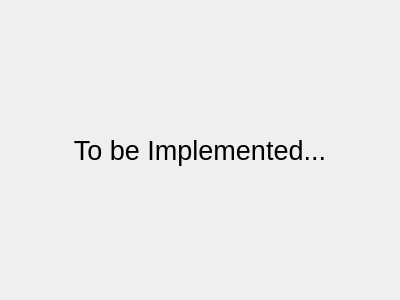
<?xml version="1.0" encoding="UTF-8"?>
<ui version="4.0">
 <class>Frame</class>
 <widget class="QFrame" name="Frame">
  <property name="geometry">
   <rect>
    <x>0</x>
    <y>0</y>
    <width>400</width>
    <height>300</height>
   </rect>
  </property>
  <property name="windowTitle">
   <string>Frame</string>
  </property>
  <layout class="QHBoxLayout" name="horizontalLayout">
   <item>
    <widget class="QLabel" name="label">
     <property name="font">
      <font>
       <pointsize>20</pointsize>
      </font>
     </property>
     <property name="text">
      <string>To be Implemented...</string>
     </property>
     <property name="alignment">
      <set>Qt::AlignCenter</set>
     </property>
    </widget>
   </item>
  </layout>
 </widget>
 <resources/>
 <connections/>
</ui>
